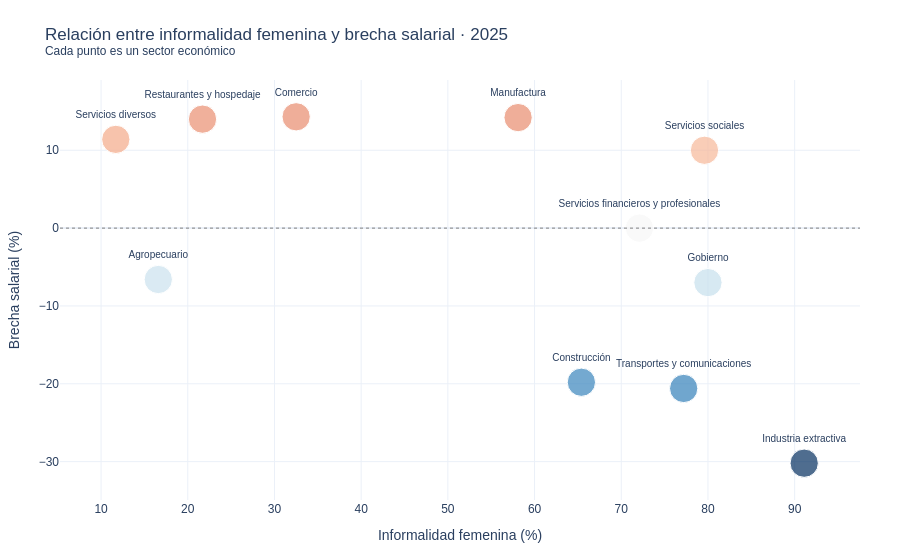

The cell this chart's notebook holds for it:
### Markdown cell above
### G6 — Scatter: ¿más informalidad femenina = mayor brecha?

Cada punto es un sector. Conecta las dos dimensiones que G2 y G4 muestran por separado.
Si hay correlación positiva, confirma que la informalidad y la brecha van juntas.

### Code cell
inf_df   = pd.read_csv(next(RUTA_SALIDA.glob('informalidad_contexto_*.csv')), encoding='utf-8-sig')
#brecha25 = bp_full[bp_full['anio'] == ult][['sector','brecha_pct']].copy()
brecha25 = bp_full[bp_full['anio'] == anio_max][['sector','brecha_pct']].copy()

inf_muj = inf_df[inf_df['sexo']=='Mujer'].rename(columns={'pct_informalidad':'inf_mujer'})
inf_hom = inf_df[inf_df['sexo']=='Hombre'].rename(columns={'pct_informalidad':'inf_hombre'})

scatter_df = brecha25.merge(inf_muj[['sector','inf_mujer']], on='sector')
scatter_df = scatter_df.merge(inf_hom[['sector','inf_hombre']], on='sector')
scatter_df['diff_informalidad'] = (scatter_df['inf_mujer'] - scatter_df['inf_hombre']).round(1)

fig6 = px.scatter(
    scatter_df, x='inf_mujer', y='brecha_pct',
    text='sector', size=[20]*len(scatter_df),
    color='brecha_pct',
    color_continuous_scale='RdBu_r', color_continuous_midpoint=0,
    labels={
        'inf_mujer'  : 'Informalidad femenina (%)',
        'brecha_pct' : 'Brecha salarial (%)',
    },
    title=f'Relación entre informalidad femenina y brecha salarial · {anio_max}<br>'
          '<sup>Cada punto es un sector económico</sup>',
)
fig6.update_traces(textposition='top center', textfont=dict(size=10))
fig6.add_hline(y=0, line_dash='dot', line_color='gray', line_width=1)
fig6.update_layout(
    template='plotly_white',
    coloraxis_showscale=False,
    margin=dict(t=80, b=60, l=60, r=40),
    font=dict(family='Arial, sans-serif', size=12),
)
fig6.write_html(str(RUTA_DASH/'g6_scatter_informalidad_brecha.html'), include_plotlyjs='cdn')
fig6.show()
print('G6 guardada.')

### Figure 1 — Plotly figure (JSON) as saved in the notebook; plotly's stock layout.template omitted (floating-point values rounded to 4 significant figures)
{"data": [{"hovertemplate": "Informalidad femenina (%)=%{x}<br>Brecha salarial (%)=%{marker.color}<br>size=%{marker.size}<br>sector=%{text}<extra></extra>", "legendgroup": "", "marker": {"color": [-6.6, 14.3, -19.8, -7.0, -30.2, 14.2, 14.0, 11.4, 0.0, 10.0, -20.6], "coloraxis": "coloraxis", "size": [20, 20, 20, 20, 20, 20, 20, 20, 20, 20, 20], "sizemode": "area", "sizeref": 0.05, "symbol": "circle"}, "mode": "markers+text", "name": "", "orientation": "v", "showlegend": false, "text": ["Agropecuario", "Comercio", "Construcción", "Gobierno", "Industria extractiva", "Manufactura", "Restaurantes y hospedaje", "Servicios diversos", "Servicios financieros y profesionales", "Servicios sociales", "Transportes y comunicaciones"], "textfont": {"size": 10}, "textposition": "top center", "type": "scatter", "x": [16.6, 32.5, 65.4, 80.0, 91.1, 58.1, 21.7, 11.7, 72.1, 79.6, 77.2], "xaxis": "x", "y": [-6.6, 14.3, -19.8, -7.0, -30.2, 14.2, 14.0, 11.4, 0.0, 10.0, -20.6], "yaxis": "y"}], "layout": {"coloraxis": {"cmid": 0, "colorbar": {"title": {"text": "Brecha salarial (%)"}}, "colorscale": [[0, "rgb(5,48,97)"], [0.1, "rgb(33,102,172)"], [0.2, "rgb(67,147,195)"], [0.3, "rgb(146,197,222)"], [0.4, "rgb(209,229,240)"], [0.5, "rgb(247,247,247)"], [0.6, "rgb(253,219,199)"], [0.7, "rgb(244,165,130)"], [0.8, "rgb(214,96,77)"], [0.9, "rgb(178,24,43)"], [1, "rgb(103,0,31)"]], "showscale": false}, "font": {"family": "Arial, sans-serif", "size": 12}, "legend": {"itemsizing": "constant", "tracegroupgap": 0}, "margin": {"b": 60, "l": 60, "r": 40, "t": 80}, "shapes": [{"line": {"color": "gray", "dash": "dot", "width": 1}, "type": "line", "x0": 0, "x1": 1, "xref": "x domain", "y0": 0, "y1": 0, "yref": "y"}], "title": {"text": "Relación entre informalidad femenina y brecha salarial · 2025<br><sup>Cada punto es un sector económico</sup>"}, "xaxis": {"anchor": "y", "domain": [0, 1], "title": {"text": "Informalidad femenina (%)"}}, "yaxis": {"anchor": "x", "domain": [0, 1], "title": {"text": "Brecha salarial (%)"}}}}
